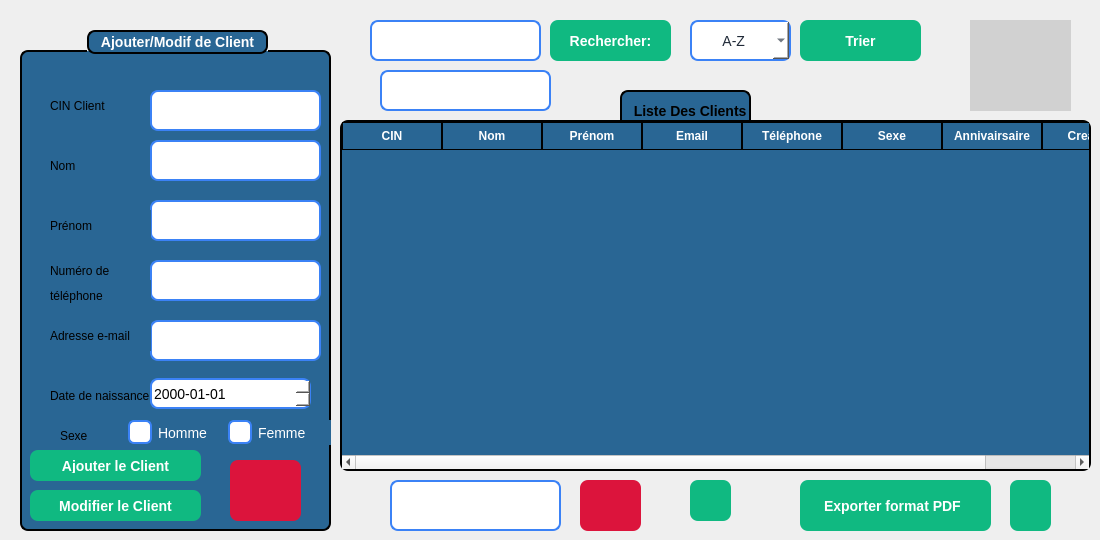
      <widget class="QWidget" name="page_7">
       <widget class="QPushButton" name="pushButton_filtrer_3">
        <property name="geometry">
         <rect>
          <x>800</x>
          <y>20</y>
          <width>121</width>
          <height>41</height>
         </rect>
        </property>
        <property name="styleSheet">
         <string notr="true">QPushButton {
    background-color: #10b981;   /* normal state */
    color: white;
    border: none;
    border-radius: 8px;
    padding: 8px 20px;
    font-size: 14px;
    font-weight: bold;
}

QPushButton:hover {
    background-color: #059669;   /* darker on hover */
}
</string>
        </property>
        <property name="text">
         <string>Trier</string>
        </property>
       </widget>
       <widget class="QPushButton" name="pushButton_supprimer_client">
        <property name="geometry">
         <rect>
          <x>580</x>
          <y>480</y>
          <width>61</width>
          <height>51</height>
         </rect>
        </property>
        <property name="styleSheet">
         <string notr="true">QPushButton {

	background-color: rgb(220, 20, 60);
	
    color: white;
    border: none;
    border-radius: 8px;
    padding: 8px 20px;
    font-size: 14px;
    font-weight: bold;
}

QPushButton:hover {
      /* darker on hover */
	background-color: rgb(140, 0, 0);
}
</string>
        </property>
        <property name="text">
         <string/>
        </property>
        <property name="icon">
         <iconset theme="QIcon::ThemeIcon::EditDelete"/>
        </property>
       </widget>
       <widget class="QTableWidget" name="tableWidgetclient">
        <property name="geometry">
         <rect>
          <x>340</x>
          <y>120</y>
          <width>751</width>
          <height>351</height>
         </rect>
        </property>
        <property name="autoFillBackground">
         <bool>false</bool>
        </property>
        <property name="styleSheet">
         <string notr="true">QTableWidget {
    background-color: rgb(41, 102, 148);   /* blue background */
    border: 2px solid black;
    border-radius: 8px;
    font-weight: bold;
    font-size: 14px;
    gridline-color: black;                 /* cell grid lines */
    color: white;                          
    selection-background-color: #10b981;
    selection-color: white;
    outline: 0;
}

QTableWidget::item {
    border: 1px solid black;               /* give each cell a border */
    padding: 4px;
}

QHeaderView::section {
    background-color: rgb(41, 102, 148);
    color: white;
    border: 1px solid black;              /* column header border */
    padding: 4px;
    font-weight: bold;
}
</string>
        </property>
        <column>
         <property name="text">
          <string>CIN</string>
         </property>
        </column>
        <column>
         <property name="text">
          <string>Nom</string>
         </property>
        </column>
        <column>
         <property name="text">
          <string>Prénom</string>
         </property>
        </column>
        <column>
         <property name="text">
          <string>Email</string>
         </property>
        </column>
        <column>
         <property name="text">
          <string>Téléphone</string>
         </property>
        </column>
        <column>
         <property name="text">
          <string>Sexe</string>
         </property>
        </column>
        <column>
         <property name="text">
          <string>Annivairsaire</string>
         </property>
        </column>
        <column>
         <property name="text">
          <string>Creation</string>
         </property>
        </column>
       </widget>
       <widget class="QPushButton" name="pushButton_recherche_3">
        <property name="geometry">
         <rect>
          <x>550</x>
          <y>20</y>
          <width>121</width>
          <height>41</height>
         </rect>
        </property>
        <property name="styleSheet">
         <string notr="true">QPushButton {
    background-color: #10b981;   /* normal state */
    color: white;
    border: none;
    border-radius: 8px;
    padding: 8px 20px;
    font-size: 14px;
    font-weight: bold;
}

QPushButton:hover {
    background-color: #059669;   /* darker on hover */
}
</string>
        </property>
        <property name="text">
         <string>Rechercher:</string>
        </property>
        <property name="icon">
         <iconset theme="QIcon::ThemeIcon::EditFind"/>
        </property>
       </widget>
       <widget class="QComboBox" name="comboBox_3">
        <property name="geometry">
         <rect>
          <x>690</x>
          <y>20</y>
          <width>101</width>
          <height>41</height>
         </rect>
        </property>
        <property name="styleSheet">
         <string notr="true">QComboBox {
    background-color: rgb(255, 255, 255);   /* white background */
    color: #1f2937;                         /* selected text color */
    border: 2px solid #3b82f6;              /* blue border */
    border-radius: 8px;
    font-size: 14px;
    padding: 4px 8px;
}

/* Dropdown list styling */
QComboBox QAbstractItemView {
    background-color: rgb(255, 255, 255);
    color: #1f2937;
    selection-background-color: #3b82f6;
    selection-color: white;
}

/* Make the arrow black */
QComboBox::down-arrow {
    width: 12px;
    height: 12px;
    image: none; 
                      /* remove default image */
	background-color: rgb(0, 170, 255);
    border-left: 6px solid transparent;
    border-right: 6px solid transparent;
    border-top: 6px solid black;       /* black arrow */
}
</string>
        </property>
        <item>
         <property name="text">
          <string>      A-Z</string>
         </property>
        </item>
        <item>
         <property name="text">
          <string>      Age</string>
         </property>
        </item>
        <item>
         <property name="text">
          <string>      Sexe</string>
         </property>
        </item>
       </widget>
       <widget class="QLabel" name="label_31">
        <property name="geometry">
         <rect>
          <x>620</x>
          <y>90</y>
          <width>131</width>
          <height>41</height>
         </rect>
        </property>
        <property name="styleSheet">
         <string notr="true">QLabel{
 border: 2px solid black;   /* blue border */
    border-radius: 8px;
 font-weight: bold;
    font-size: 14px;
background-color: rgb(41, 102, 148);}</string>
        </property>
        <property name="text">
         <string>  Liste Des Clients</string>
        </property>
       </widget>
       <widget class="QLineEdit" name="lineEdit_Recherchecin_client">
        <property name="geometry">
         <rect>
          <x>370</x>
          <y>20</y>
          <width>171</width>
          <height>41</height>
         </rect>
        </property>
        <property name="styleSheet">
         <string notr="true">QLineEdit {
    /* dark background */
	background-color: rgb(255, 255, 255);
    color: #1f2937;              /* typed text color */
    border: 2px solid #3b82f6;   /* blue border */
    border-radius: 8px;
    
    font-size: 14px;
}

QLineEdit::placeholder {
    color: white;                /* placeholder text color */
}
</string>
        </property>
       </widget>
       <widget class="QGroupBox" name="groupBox_4">
        <property name="geometry">
         <rect>
          <x>20</x>
          <y>30</y>
          <width>311</width>
          <height>501</height>
         </rect>
        </property>
        <property name="styleSheet">
         <string notr="true">QGroupBox {
    background-color: rgb(41, 102, 148);   /* blue background */
    border: 2px solid black;               /* black border, 2px wide */
    border-radius: 8px;                    /* rounded corners */
    margin-top: 20px;                      /* space for the title */
    color: white;                          /* title text color */
    font-weight: bold;
    font-size: 14px;
}

QGroupBox::title {
 border: 2px solid black;               /* black border, 2px wide */
    border-radius: 8px;     
background-color: rgb(41, 102, 148);
    subcontrol-origin: margin;
    subcontrol-position: top center;       /* title centered */
    padding: 2px 10px;
}
</string>
        </property>
        <property name="title">
         <string>Ajouter/Modif de Client</string>
        </property>
        <widget class="QRadioButton" name="radioButton_Femme_4">
         <property name="geometry">
          <rect>
           <x>200</x>
           <y>390</y>
           <width>111</width>
           <height>25</height>
          </rect>
         </property>
         <property name="styleSheet">
          <string notr="true">QRadioButton {
    color: white;
    font-size: 14px;
    padding-left: 8px;
background-color: rgb(41, 102, 148);
}

QRadioButton::indicator {
    width: 20px;
    height: 20px;
    border: 2px solid #3b82f6;
    border-radius: 6px;      /* rounded corners */
    background-color: white;  /* unchecked background */
}

QRadioButton::indicator:checked {
	background-color: #FFD700;
   /* background-color: #3b82f6;   blue fill when checked */
}
</string>
         </property>
         <property name="text">
          <string>Femme</string>
         </property>
        </widget>
        <widget class="QLineEdit" name="lineEdit_Prenom_4">
         <property name="geometry">
          <rect>
           <x>130</x>
           <y>170</y>
           <width>171</width>
           <height>41</height>
          </rect>
         </property>
         <property name="styleSheet">
          <string notr="true">QLineEdit {
    /* dark background */
	background-color: rgb(255, 255, 255);
    color: #1f2937;              /* typed text color */
    border: 2px solid #3b82f6;   /* blue border */
    border-radius: 8px;

    font-size: 14px;
}

QLineEdit::placeholder {
    color: white;                /* placeholder text color */
}
</string>
         </property>
        </widget>
        <widget class="QLabel" name="label_32">
         <property name="geometry">
          <rect>
           <x>30</x>
           <y>180</y>
           <width>101</width>
           <height>31</height>
          </rect>
         </property>
         <property name="styleSheet">
          <string notr="true">background-color: rgb(41, 102, 148);</string>
         </property>
         <property name="text">
          <string>Prénom</string>
         </property>
        </widget>
        <widget class="QLineEdit" name="lineEdit_nom_4">
         <property name="geometry">
          <rect>
           <x>130</x>
           <y>110</y>
           <width>171</width>
           <height>41</height>
          </rect>
         </property>
         <property name="styleSheet">
          <string notr="true">QLineEdit {
    /* dark background */
	background-color: rgb(255, 255, 255);
    color: #1f2937;              /* typed text color */
    border: 2px solid #3b82f6;   /* blue border */
    border-radius: 8px;

    font-size: 14px;
}

QLineEdit::placeholder {
    color: white;                /* placeholder text color */
}
</string>
         </property>
        </widget>
        <widget class="QLineEdit" name="lineEdit_Adresse_4">
         <property name="geometry">
          <rect>
           <x>130</x>
           <y>290</y>
           <width>171</width>
           <height>41</height>
          </rect>
         </property>
         <property name="styleSheet">
          <string notr="true">QLineEdit {
    /* dark background */
	background-color: rgb(255, 255, 255);
    color: #1f2937;              /* typed text color */
    border: 2px solid #3b82f6;   /* blue border */
    border-radius: 8px;
   
    font-size: 14px;
}

QLineEdit::placeholder {
    color: white;                /* placeholder text color */
}
</string>
         </property>
        </widget>
        <widget class="QLabel" name="label_33">
         <property name="geometry">
          <rect>
           <x>30</x>
           <y>120</y>
           <width>41</width>
           <height>31</height>
          </rect>
         </property>
         <property name="styleSheet">
          <string notr="true">background-color: rgb(41, 102, 148);</string>
         </property>
         <property name="text">
          <string>Nom</string>
         </property>
        </widget>
        <widget class="QPushButton" name="pushButton_ValiderClient">
         <property name="geometry">
          <rect>
           <x>10</x>
           <y>420</y>
           <width>171</width>
           <height>31</height>
          </rect>
         </property>
         <property name="styleSheet">
          <string notr="true">QPushButton {
    background-color: #10b981;   /* normal state */
    color: white;
    border: none;
    border-radius: 8px;
    padding: 8px 20px;
    font-size: 14px;
    font-weight: bold;
}

QPushButton:hover {
    background-color: #059669;   /* darker on hover */
}
</string>
         </property>
         <property name="text">
          <string>Ajouter le Client</string>
         </property>
         <property name="icon">
          <iconset theme="QIcon::ThemeIcon::ContactNew"/>
         </property>
        </widget>
        <widget class="QLabel" name="label_34">
         <property name="geometry">
          <rect>
           <x>30</x>
           <y>290</y>
           <width>101</width>
           <height>31</height>
          </rect>
         </property>
         <property name="styleSheet">
          <string notr="true">background-color: rgb(41, 102, 148);</string>
         </property>
         <property name="text">
          <string>Adresse e-mail</string>
         </property>
        </widget>
        <widget class="QLineEdit" name="lineEdit_Nt_4">
         <property name="geometry">
          <rect>
           <x>130</x>
           <y>230</y>
           <width>171</width>
           <height>41</height>
          </rect>
         </property>
         <property name="styleSheet">
          <string notr="true">QLineEdit {
    /* dark background */
	background-color: rgb(255, 255, 255);
    color: #1f2937;              /* typed text color */
    border: 2px solid #3b82f6;   /* blue border */
    border-radius: 8px;
 
    font-size: 14px;
}

QLineEdit::placeholder {
    color: white;                /* placeholder text color */
}
</string>
         </property>
        </widget>
        <widget class="QRadioButton" name="radioButton_Homme_4">
         <property name="geometry">
          <rect>
           <x>100</x>
           <y>390</y>
           <width>111</width>
           <height>25</height>
          </rect>
         </property>
         <property name="styleSheet">
          <string notr="true">QRadioButton {
    color: white;
    font-size: 14px;
    padding-left: 8px;
background-color: rgb(41, 102, 148);
}

QRadioButton::indicator {
    width: 20px;
    height: 20px;
    border: 2px solid #3b82f6;
    border-radius: 6px;      /* rounded corners */
    background-color: white;  /* unchecked background */
}

QRadioButton::indicator:checked {
    background-color: #FFD700;  /* blue fill when checked */
}
</string>
         </property>
         <property name="text">
          <string>Homme</string>
         </property>
        </widget>
        <widget class="QLabel" name="label_35">
         <property name="geometry">
          <rect>
           <x>40</x>
           <y>390</y>
           <width>41</width>
           <height>31</height>
          </rect>
         </property>
         <property name="styleSheet">
          <string notr="true">background-color: rgb(41, 102, 148);</string>
         </property>
         <property name="text">
          <string>Sexe</string>
         </property>
        </widget>
        <widget class="QLabel" name="label_36">
         <property name="geometry">
          <rect>
           <x>30</x>
           <y>250</y>
           <width>101</width>
           <height>31</height>
          </rect>
         </property>
         <property name="styleSheet">
          <string notr="true">background-color: rgb(41, 102, 148);</string>
         </property>
         <property name="text">
          <string>téléphone</string>
         </property>
        </widget>
        <widget class="QLabel" name="label_37">
         <property name="geometry">
          <rect>
           <x>30</x>
           <y>230</y>
           <width>171</width>
           <height>21</height>
          </rect>
         </property>
         <property name="styleSheet">
          <string notr="true">background-color: rgb(41, 102, 148);</string>
         </property>
         <property name="text">
          <string>Numéro de </string>
         </property>
        </widget>
        <widget class="QLabel" name="label_39">
         <property name="geometry">
          <rect>
           <x>30</x>
           <y>350</y>
           <width>131</width>
           <height>31</height>
          </rect>
         </property>
         <property name="styleSheet">
          <string notr="true">background-color: rgb(41, 102, 148);</string>
         </property>
         <property name="text">
          <string>Date de naissance</string>
         </property>
        </widget>
        <widget class="QDateEdit" name="datedenaissance_3">
         <property name="geometry">
          <rect>
           <x>130</x>
           <y>348</y>
           <width>161</width>
           <height>31</height>
          </rect>
         </property>
         <property name="layoutDirection">
          <enum>Qt::LayoutDirection::LeftToRight</enum>
         </property>
         <property name="styleSheet">
          <string notr="true">QDateEdit {
    background-color: rgb(255, 255, 255);   /* white background */
    color: rgb(0, 0, 0);                   /* black text */
    border: 2px solid #3b82f6;             /* blue border */
    border-radius: 8px;
    font-size: 14px;
}

/* Calendar popup text color */
QDateEdit QAbstractItemView {
    color: black; 
    background-color: white;
}
</string>
         </property>
         <property name="currentSection">
          <enum>QDateTimeEdit::Section::YearSection</enum>
         </property>
         <property name="displayFormat">
          <string>yyyy-MM-dd</string>
         </property>
        </widget>
        <widget class="QPushButton" name="annulerajout_client">
         <property name="geometry">
          <rect>
           <x>210</x>
           <y>430</y>
           <width>71</width>
           <height>61</height>
          </rect>
         </property>
         <property name="styleSheet">
          <string notr="true">QPushButton {

	background-color: rgb(220, 20, 60);
	
    color: white;
    border: none;
    border-radius: 8px;
    padding: 8px 20px;
    font-size: 14px;
    font-weight: bold;
}

QPushButton:hover {
      /* darker on hover */
	background-color: rgb(140, 0, 0);
}
</string>
         </property>
         <property name="text">
          <string/>
         </property>
         <property name="icon">
          <iconset theme="QIcon::ThemeIcon::EditClear"/>
         </property>
        </widget>
        <widget class="QPushButton" name="pushButton_modifierClient">
         <property name="geometry">
          <rect>
           <x>10</x>
           <y>460</y>
           <width>171</width>
           <height>31</height>
          </rect>
         </property>
         <property name="styleSheet">
          <string notr="true">QPushButton {
    background-color: #10b981;   /* normal state */
    color: white;
    border: none;
    border-radius: 8px;
    padding: 8px 20px;
    font-size: 14px;
    font-weight: bold;
}

QPushButton:hover {
    background-color: #059669;   /* darker on hover */
}
</string>
         </property>
         <property name="text">
          <string>Modifier le Client</string>
         </property>
         <property name="icon">
          <iconset theme="QIcon::ThemeIcon::SystemReboot"/>
         </property>
        </widget>
        <widget class="QLabel" name="label_38">
         <property name="geometry">
          <rect>
           <x>30</x>
           <y>60</y>
           <width>101</width>
           <height>31</height>
          </rect>
         </property>
         <property name="styleSheet">
          <string notr="true">background-color: rgb(41, 102, 148);</string>
         </property>
         <property name="text">
          <string>CIN Client</string>
         </property>
        </widget>
        <widget class="QLineEdit" name="lineEdit_IDClient_4">
         <property name="geometry">
          <rect>
           <x>130</x>
           <y>60</y>
           <width>171</width>
           <height>41</height>
          </rect>
         </property>
         <property name="styleSheet">
          <string notr="true">QLineEdit {
    /* dark background */
	background-color: rgb(255, 255, 255);
    color: #1f2937;              /* typed text color */
    border: 2px solid #3b82f6;   /* blue border */
    border-radius: 8px;
    
    font-size: 14px;
}

QLineEdit::placeholder {
    color: white;                /* placeholder text color */
}
</string>
         </property>
        </widget>
        <zorder>label_35</zorder>
        <zorder>radioButton_Homme_4</zorder>
        <zorder>label_37</zorder>
        <zorder>radioButton_Femme_4</zorder>
        <zorder>lineEdit_Prenom_4</zorder>
        <zorder>label_32</zorder>
        <zorder>lineEdit_nom_4</zorder>
        <zorder>lineEdit_Adresse_4</zorder>
        <zorder>label_33</zorder>
        <zorder>pushButton_ValiderClient</zorder>
        <zorder>label_34</zorder>
        <zorder>lineEdit_Nt_4</zorder>
        <zorder>label_36</zorder>
        <zorder>label_39</zorder>
        <zorder>datedenaissance_3</zorder>
        <zorder>annulerajout_client</zorder>
        <zorder>pushButton_modifierClient</zorder>
        <zorder>label_38</zorder>
        <zorder>lineEdit_IDClient_4</zorder>
       </widget>
       <widget class="QLineEdit" name="lineEdit_supprimer_client">
        <property name="geometry">
         <rect>
          <x>390</x>
          <y>480</y>
          <width>171</width>
          <height>51</height>
         </rect>
        </property>
        <property name="styleSheet">
         <string notr="true">QLineEdit {
    /* dark background */
	background-color: rgb(255, 255, 255);
    color: #1f2937;              /* typed text color */
    border: 2px solid #3b82f6;   /* blue border */
    border-radius: 8px;
    padding: 8px 12px;
    font-size: 14px;
}

QLineEdit::placeholder {
    color: white;                /* placeholder text color */
}
</string>
        </property>
       </widget>
       <widget class="QPushButton" name="pushButton_pdfclient">
        <property name="geometry">
         <rect>
          <x>1010</x>
          <y>480</y>
          <width>41</width>
          <height>51</height>
         </rect>
        </property>
        <property name="styleSheet">
         <string notr="true">QPushButton {
    background-color: #10b981;   /* normal state */
    color: white;
    border: none;
    border-radius: 8px;
    padding: 8px 20px;
    font-size: 14px;
    font-weight: bold;
}

QPushButton:hover {
    background-color: #059669;   /* darker on hover */
}
</string>
        </property>
        <property name="text">
         <string/>
        </property>
        <property name="icon">
         <iconset theme="QIcon::ThemeIcon::GoDown"/>
        </property>
       </widget>
       <widget class="QLabel" name="image_3">
        <property name="geometry">
         <rect>
          <x>970</x>
          <y>20</y>
          <width>101</width>
          <height>91</height>
         </rect>
        </property>
        <property name="styleSheet">
         <string notr="true">background-color: rgb(209, 209, 209);
   </string>
        </property>
        <property name="text">
         <string/>
        </property>
        <property name="pixmap">
         <pixmap>../Projet/images/photo.png</pixmap>
        </property>
       </widget>
       <widget class="QLabel" name="label_3">
        <property name="geometry">
         <rect>
          <x>800</x>
          <y>480</y>
          <width>191</width>
          <height>51</height>
         </rect>
        </property>
        <property name="styleSheet">
         <string notr="true">QLabel {
    background-color: #10b981;   /* normal state */
    color: white;
    border: none;
    border-radius: 8px;
    padding: 8px 20px;
    font-size: 14px;
    font-weight: bold;
}


</string>
        </property>
        <property name="text">
         <string>Exporter format PDF</string>
        </property>
       </widget>
       <widget class="QPushButton" name="nettoyage">
        <property name="geometry">
         <rect>
          <x>690</x>
          <y>480</y>
          <width>41</width>
          <height>41</height>
         </rect>
        </property>
        <property name="styleSheet">
         <string notr="true">QPushButton {
    background-color: #10b981;   /* normal state */
    color: white;
    border: none;
    border-radius: 8px;
    padding: 8px 20px;
    font-size: 14px;
    font-weight: bold;
}

QPushButton:hover {
    background-color: #059669;   /* darker on hover */
}
</string>
        </property>
        <property name="text">
         <string/>
        </property>
        <property name="icon">
         <iconset theme="QIcon::ThemeIcon::MediaPlaylistRepeat"/>
        </property>
       </widget>
       <widget class="QLineEdit" name="avis">
        <property name="geometry">
         <rect>
          <x>380</x>
          <y>70</y>
          <width>171</width>
          <height>41</height>
         </rect>
        </property>
        <property name="styleSheet">
         <string notr="true">QLineEdit {
    /* dark background */
	background-color: rgb(255, 255, 255);
    color: #1f2937;              /* typed text color */
    border: 2px solid #3b82f6;   /* blue border */
    border-radius: 8px;
   
    font-size: 14px;
}

QLineEdit::placeholder {
    color: white;                /* placeholder text color */
}
</string>
        </property>
       </widget>
       <zorder>label_31</zorder>
       <zorder>pushButton_filtrer_3</zorder>
       <zorder>pushButton_supprimer_client</zorder>
       <zorder>tableWidgetclient</zorder>
       <zorder>pushButton_recherche_3</zorder>
       <zorder>comboBox_3</zorder>
       <zorder>lineEdit_Recherchecin_client</zorder>
       <zorder>groupBox_4</zorder>
       <zorder>lineEdit_supprimer_client</zorder>
       <zorder>pushButton_pdfclient</zorder>
       <zorder>image_3</zorder>
       <zorder>label_3</zorder>
       <zorder>nettoyage</zorder>
       <zorder>avis</zorder>
      </widget>
